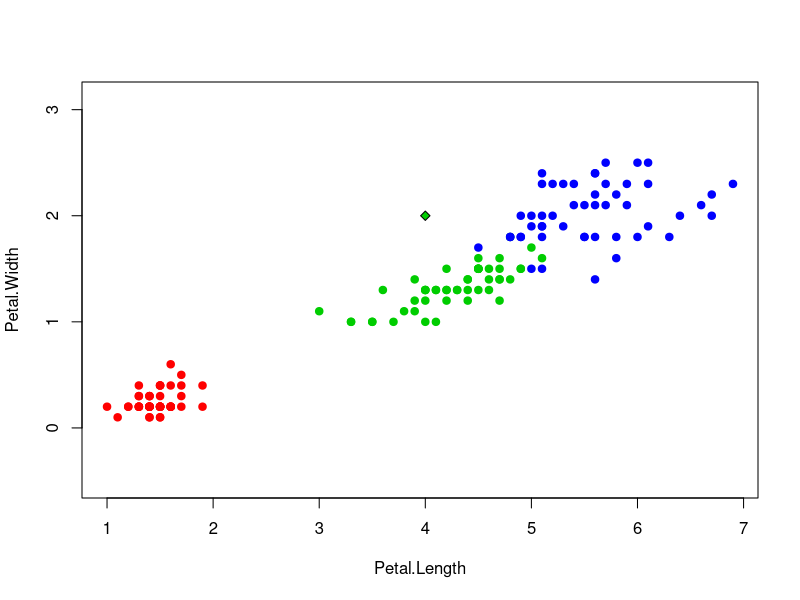

Source code (R):
euclideanDistance <- function(u, v)
{
  sqrt(sum((u - v)^2))
}


sortObjectsByDist <- function(xl, z, metricFunction =
                                euclideanDistance)
{
  l <- dim(xl)[1]
  n <- dim(xl)[2] - 1
  distances <- matrix(NA, l, 2)
  for (i in 1:l)
  {
    distances[i, ] <- c(i, 1/metricFunction(xl[i, 1:n], z))
  }
  
  return (distances);
}

kNN <- function(xl, z, k)
{
  weights <- sortObjectsByDist(xl, z)
  orderedXl <- xl[order(weights[, 2],decreasing = TRUE), ]
  kx <- c("setosa", "versicolor","virginica")
  w <- c(0,0,0)
  for(i in 1:3){
    for(j in 1:k){
      if(kx[i] == orderedXl[j,3]){
        w[i] <- w[i] + weights[j,2] 
      }
      
    }
  }
  f <- which.max(w)
  return (kx[f])
}

colors <- c("setosa" = "red", "versicolor" = "green3",
            "virginica" = "blue")
plot(iris[, 3:4], pch = 21, bg = colors[iris$Species], col
     = colors[iris$Species], asp = 1)
z <- c(4, 2)
xl <- iris[, 3:5]
class <- kNN(xl, z, k=5)
points(z[1], z[2], pch = 23, col = 1, bg = colors[class], asp = 1)



